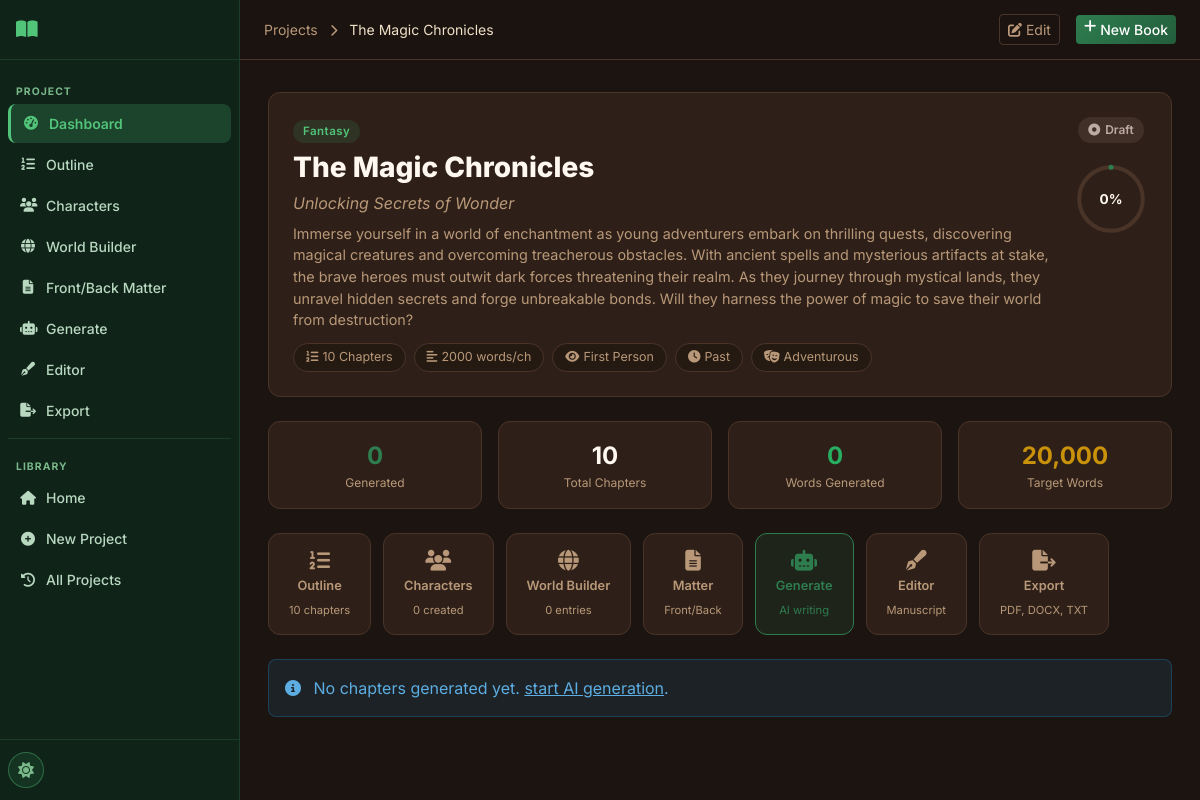
Screenshot of /project/15 with the database file from the repository.
### tables this page shows
CREATE TABLE projects (
    id INTEGER PRIMARY KEY AUTOINCREMENT,
    title TEXT NOT NULL,
    subtitle TEXT DEFAULT '',
    genre TEXT DEFAULT 'Fantasy',
    audience TEXT DEFAULT 'Adult',
    description TEXT DEFAULT '',
    language TEXT DEFAULT 'English',
    story_type TEXT DEFAULT 'Novel',
    writing_style TEXT DEFAULT 'Descriptive',
    point_of_view TEXT DEFAULT 'Third Person Limited',
    tense TEXT DEFAULT 'Past',
    tone TEXT DEFAULT 'Adventurous',
    num_chapters INTEGER DEFAULT 10,
    words_per_chapter INTEGER DEFAULT 2000,
    creativity_level TEXT DEFAULT 'balanced',
    temperature REAL DEFAULT 0.7,
    top_p REAL DEFAULT 0.9,
    max_tokens INTEGER DEFAULT 4096,
    status TEXT DEFAULT 'draft',
    current_chapter INTEGER DEFAULT 0,
    total_words INTEGER DEFAULT 0,
    cover_prompt TEXT DEFAULT '',
    include_images INTEGER DEFAULT 0,
    images_per_chapter INTEGER DEFAULT 1,
    image_style TEXT DEFAULT 'Realistic',
    created_at TIMESTAMP DEFAULT CURRENT_TIMESTAMP,
    updated_at TIMESTAMP DEFAULT CURRENT_TIMESTAMP
);

### routes/projects.py (the view)
@bp.route('/project/<int:project_id>')
def project_detail(project_id):
    db = get_db()
    project = db.execute('SELECT * FROM projects WHERE id = ?', (project_id,)).fetchone()
    if not project:
        return redirect(url_for('main.history'))
    chapters = db.execute(
        'SELECT * FROM chapters WHERE project_id = ? ORDER BY chapter_number',
        (project_id,)
    ).fetchall()
    outline = db.execute(
        'SELECT * FROM outline WHERE project_id = ? ORDER BY order_index, chapter_number',
        (project_id,)
    ).fetchall()
    char_count = db.execute('SELECT COUNT(*) FROM characters WHERE project_id = ?', (project_id,)).fetchone()[0]
    world_count = db.execute('SELECT COUNT(*) FROM worldbuilding WHERE project_id = ?', (project_id,)).fetchone()[0]
    outline_count = len(outline)
    generated_count = sum(1 for c in chapters if c['status'] == 'generated')
    total_words = sum(c['word_count'] for c in chapters)
    target_words = (project['num_chapters'] or 10) * (project['words_per_chapter'] or 2000)
    progress = int((generated_count / project['num_chapters'] * 100)) if project['num_chapters'] else 0
    groq_configured = bool(get_setting(db, 'groq_api_key'))
    return render_template('project_detail.html',
                           project=project, chapters=chapters, outline=outline,
                           char_count=char_count, world_count=world_count,
                           outline_count=outline_count, generated_count=generated_count,
                           total_words=total_words, target_words=target_words,
                           progress=progress, groq_configured=groq_configured)

### database/__init__.py (called while the page is built)
def get_db():
    if 'db' not in g:
        db_path = current_app.config['DATABASE']
        os.makedirs(os.path.dirname(db_path), exist_ok=True)
        g.db = sqlite3.connect(db_path)
        g.db.row_factory = sqlite3.Row
        g.db.execute('PRAGMA foreign_keys = ON')
        g.db.execute('PRAGMA journal_mode = WAL')
    return g.db

### utils/helpers.py (called while the page is built)
def get_setting(db, key, default=''):
    row = db.execute('SELECT value FROM settings WHERE key = ?', (key,)).fetchone()
    return row['value'] if row else default

### templates/project_detail.html (shortened to what this page needs)
{% extends "base.html" %}
{% block breadcrumb %}
<a href="{{ url_for('main.history') }}" class="text-muted text-decoration-none">Projects</a>
<i class="fas fa-chevron-right mx-2 text-muted small"></i>
{{ project.title[:30] }}{% if project.title|length > 30 %}…{% endif %}
{% endblock %}
{% block topnav_actions %}
<a href="{{ url_for('projects.edit_project', project_id=project.id) }}" class="btn btn-outline-secondary btn-sm me-2">
  <i class="fas fa-edit me-1"></i>Edit
</a>
{% endblock %}
{% block content %}
<div class="project-hero mb-4">
  <div class="project-hero-info">
    <div class="genre-badge genre-{{ project.genre | lower | replace(' ', '-') | replace('/', '-') }} mb-2">{{ project.genre }}</div>
    <h1 class="project-hero-title">{{ project.title }}</h1>
    {% if project.subtitle %}<p class="project-hero-subtitle">{{ project.subtitle }}</p>{% endif %}
    <p class="project-hero-desc">{{ project.description }}</p>
    <div class="project-meta-tags">
      <span class="meta-tag"><i class="fas fa-list-ol me-1"></i>{{ project.num_chapters }} Chapters</span>
      <span class="meta-tag"><i class="fas fa-align-left me-1"></i>{{ project.words_per_chapter }} words/ch</span>
      <span class="meta-tag"><i class="fas fa-eye me-1"></i>{{ project.point_of_view }}</span>
      <span class="meta-tag"><i class="fas fa-clock me-1"></i>{{ project.tense }}</span>
      <span class="meta-tag"><i class="fas fa-theater-masks me-1"></i>{{ project.tone }}</span>
    </div>
  </div>
  <div class="project-hero-actions">
    <div class="status-pill status-{{ project.status }} mb-2">
      {% if project.status == 'completed' %}<i class="fas fa-check-circle"></i>
      {% elif project.status == 'generating' %}<i class="fas fa-spinner fa-spin"></i>
      {% elif project.status == 'paused' %}<i class="fas fa-pause-circle"></i>
      {% else %}<i class="fas fa-circle-dot"></i>{% endif %}
      {{ project.status | title }}
    </div>
    <div class="progress-display">
      <div class="progress-circle">
        <svg viewBox="0 0 36 36">
          <circle cx="18" cy="18" r="15.9" fill="none" stroke="var(--border-color)" stroke-width="2"/>
          <circle cx="18" cy="18" r="15.9" fill="none" stroke="var(--primary)" stroke-width="2.5"
                  stroke-dasharray="{{ progress }}, 100" stroke-linecap="round" transform="rotate(-90 18 18)"/>
        </svg>
        <span>{{ progress }}%</span>
      </div>
    </div>
  </div>
</div>
<div class="row g-3 mb-4">
  <div class="col-6 col-md-3">
    <div class="mini-stat">
      <div class="mini-stat-value text-primary">{{ generated_count }}</div>
      <div class="mini-stat-label">Generated</div>
    </div>
  </div>
  <div class="col-6 col-md-3">
    <div class="mini-stat">
      <div class="mini-stat-value">{{ project.num_chapters }}</div>
      <div class="mini-stat-label">Total Chapters</div>
    </div>
  </div>
  <div class="col-6 col-md-3">
    <div class="mini-stat">
      <div class="mini-stat-value text-success">{{ '{:,}'.format(total_words) }}</div>
      <div class="mini-stat-label">Words Generated</div>
    </div>
  </div>
  <div class="col-6 col-md-3">
    <div class="mini-stat">
      <div class="mini-stat-value text-warning">{{ '{:,}'.format(target_words) }}</div>
      <div class="mini-stat-label">Target Words</div>
    </div>
  </div>
</div>
<div class="quick-actions mb-4">
  <a href="{{ url_for('outline.outline_page', project_id=project.id) }}" class="quick-action-btn">
    <i class="fas fa-list-ol"></i>
    <span>Outline</span>
    <small>{{ outline_count }} chapters</small>
  </a>
  <a href="{{ url_for('characters.characters_page', project_id=project.id) }}" class="quick-action-btn">
    <i class="fas fa-users"></i>
    <span>Characters</span>
    <small>{{ char_count }} created</small>
  </a>
  <a href="{{ url_for('worldbuilding.worldbuilding_page', project_id=project.id) }}" class="quick-action-btn">
    <i class="fas fa-globe"></i>
    <span>World Builder</span>
    <small>{{ world_count }} entries</small>
  </a>
  <a href="{{ url_for('matter.matter_page', project_id=project.id) }}" class="quick-action-btn">
    <i class="fas fa-file-alt"></i>
    <span>Matter</span>
    <small>Front/Back</small>
  </a>
  <a href="{{ url_for('chapters.generation_page', project_id=project.id) }}" class="quick-action-btn highlight">
    <i class="fas fa-robot"></i>
    <span>Generate</span>
    <small>AI writing</small>
  </a>
  <a href="{{ url_for('editor.editor_page', project_id=project.id) }}" class="quick-action-btn">
    <i class="fas fa-pen-fancy"></i>
    <span>Editor</span>
    <small>Manuscript</small>
  </a>
  <a href="{{ url_for('exports.export_page', project_id=project.id) }}" class="quick-action-btn">
    <i class="fas fa-file-export"></i>
    <span>Export</span>
    <small>PDF, DOCX, TXT</small>
  </a>
</div>
{% if chapters %}
<div class="section-header mb-3">
  <h2 class="section-title">Chapters</h2>
  <a href="{{ url_for('chapters.generation_page', project_id=project.id) }}" class="btn btn-primary btn-sm">
    <i class="fas fa-robot me-1"></i>Generate More
  </a>
</div>
<div class="chapters-grid">
  {% for ch in chapters %}
  <div class="chapter-item chapter-status-{{ ch.status }}">
    <div class="chapter-num">Ch. {{ ch.chapter_number }}</div>
    <div class="chapter-info">
      <div class="chapter-title">{{ ch.chapter_title or 'Untitled Chapter' }}</div>
      <div class="chapter-meta">
        <span class="chapter-words">{{ '{:,}'.format(ch.word_count) }} words</span>
        <span class="chapter-badge badge-{{ ch.status }}">{{ ch.status }}</span>
      </div>
    </div>
    {% if ch.status == 'generated' %}
    <div class="d-flex gap-2 ms-auto">
      <a href="{{ url_for('chapters.chapter_view', project_id=project.id, chapter_id=ch.id) }}" class="btn btn-sm btn-outline-primary">
        Read
      </a>
      <a href="{{ url_for('editor.editor_page', project_id=project.id) }}?chapter={{ ch.id }}" class="btn btn-sm btn-outline-secondary" title="Edit in Editor">
        <i class="fas fa-pen"></i>
      </a>
    </div>
    {% elif ch.status == 'generating' %}
    <span class="spinner-border spinner-border-sm text-primary ms-auto"></span>
    {% endif %}
  </div>
  {% endfor %}
</div>
{% else %}
<div class="alert alert-info">
  <i class="fas fa-info-circle me-2"></i>
  No chapters generated yet.
  <a href="{{ url_for('chapters.generation_page', project_id=project.id) }}">start AI generation</a>.
</div>
{% endif %}
{% endblock %}

### rows the page displays
projects: title "The Magic Chronicles", genre "Fantasy", subtitle "Unlocking Secrets of Wonder", description "Immerse yourself in a world of enchantment as young adventurers embark on thrilling quests, discovering magical creatures and overcoming treacherous obstacles. With ancient spells and mysterious artifacts at stake, the brave heroes must outwit dark forces threatening their realm. As they journey through mystical lands, they unravel hidden secrets and forge unbreakable bonds. Will they harness the power of magic to save their world from destruction?", num_chapters "10", words_per_chapter "2000", point_of_view "First Person", tense "Past", tone "Adventurous", status "Draft"

### other values shown
{{ progress }} "0"
{{ generated_count }} "0"
{{ '{:,}'.format(total_words) }} "0"
{{ '{:,}'.format(target_words) }} "20,000"
{{ outline_count }} "10"
{{ char_count }} "0"
{{ world_count }} "0"
